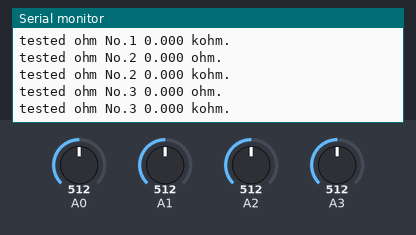
Recording of a sketch running on a simulated Arduino Uno, built with avr-gcc and run on an emulated ATmega328P. Parts: the last lines printed to the serial monitor. Inputs (shaded band) come from the test bench; at power-on: A0 = 512, A1 = 512, A2 = 512, A3 = 512.

Above: at 1.2 s.
1.3 s: A0 set to 716
At 2.5 s:
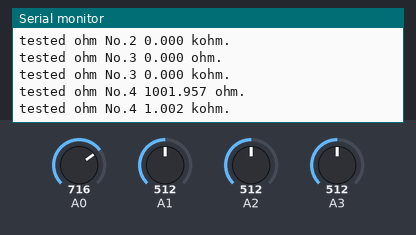
2.8 s: A1 set to 716
At 3.82 s:
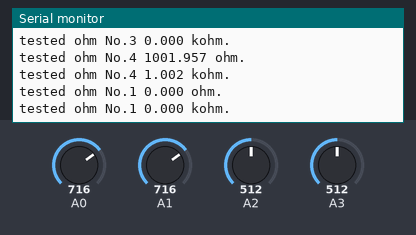
4.3 s: A2 set to 306
At 5.6 s:
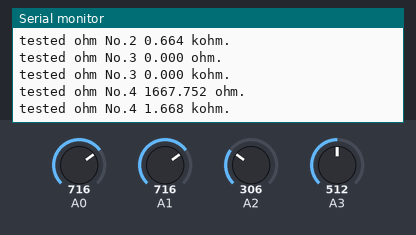
5.8 s: A3 set to 716
7.3 s: A0 set to 992
At 8.7 s:
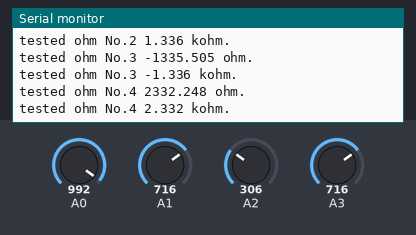
8.8 s: A1 set to 992
At 10.84 s:
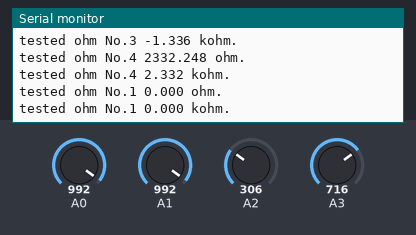
Timing chart, 0 to 11.3 s (numbered marks = the images above; inputs shaded):
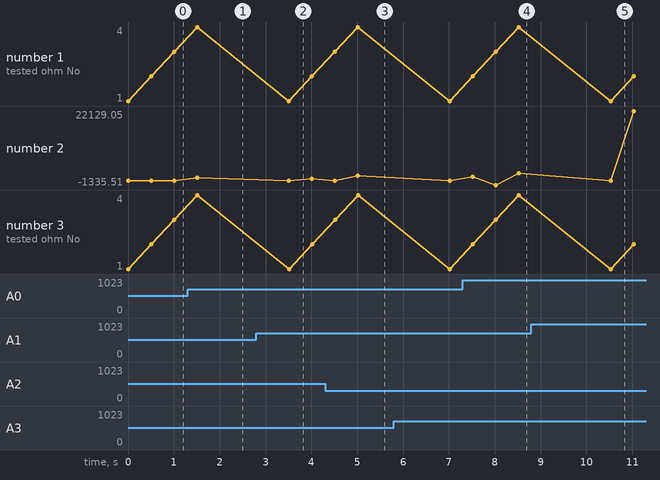

The sketch:

resistance4.ino
```cpp
#define source_volt 5.0
#define Rref 1000.0
int testinput0 = A0;
int testinput1 = A1;
int testinput2 = A2;
int testinput3 = A3;
float current_volt0;
float current_volt1;
float current_volt2;
float current_volt3;
float res0; //측정 저항1
float res1; //측정 저항2
float res2; //측정 저항3
float res3; //측정 저항4


void setup() {
  Serial.begin(115200);
}

void loop() {

  current_volt0 = GetRes(testinput0);
  current_volt1 = GetRes(testinput1);
  current_volt2 = GetRes(testinput2);
  current_volt3 = GetRes(testinput3);

  res0 = Rref * ((current_volt0-current_volt1)/(source_volt-current_volt0));
  res1 = Rref * ((current_volt1-current_volt2)/(source_volt-current_volt0));
  res2 = Rref * ((current_volt2-current_volt3)/(source_volt-current_volt0));
  res3 = Rref * ((current_volt3)/(source_volt-current_volt0));

  Serial.print("tested ohm No.1 ");
  Serial.print(res0,3);
  Serial.println(" ohm.");
  Serial.print("tested ohm No.1 ");
  Serial.print(res0/1000,3);
  Serial.println(" kohm.");
  Serial.println("");

  delay(500);

  Serial.print("tested ohm No.2 ");
  Serial.print(res1,3);
  Serial.println(" ohm.");
  Serial.print("tested ohm No.2 ");
  Serial.print(res1/1000,3);
  Serial.println(" kohm.");
  Serial.println("");

  delay(500);

  Serial.print("tested ohm No.3 ");
  Serial.print(res2,3);
  Serial.println(" ohm.");
  Serial.print("tested ohm No.3 ");
  Serial.print(res2/1000,3);
  Serial.println(" kohm.");
  Serial.println("");

  delay(500);

  Serial.print("tested ohm No.4 ");
  Serial.print(res3,3);
  Serial.println(" ohm.");
  Serial.print("tested ohm No.4 ");
  Serial.print(res3/1000,3);
  Serial.println(" kohm.");
  Serial.println("");

  delay(2000);

}
```

functions.ino
```cpp
 float GetRes(int TestInput){

  long reading = 0;
  float current_volt;

  for( int i = 0 ; i < 5 ; i++) // 5번 평균 값으로 계산하여 본다. , 3번은 정확한 값이 나오지않았다!
  {
    reading+=analogRead(TestInput);
  }

  reading = trunc((reading)/5);
  current_volt = (source_volt/1023.0)*reading;

  return current_volt;
 }
```

Measured:
- plotted number 2: 2332.25 → 22129.05 after the input at 8.8 s
